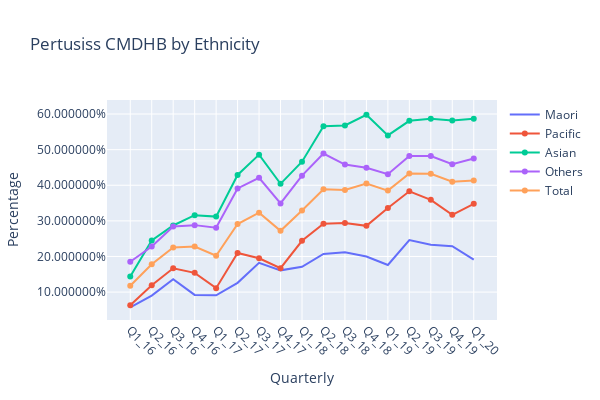

The code cell stored with this chart in its notebook:
### Code cell
import pandas as pd
import matplotlib.pyplot as plt
import plotly.graph_objects as go
import numpy as np
#DHBAll = pd.ExcelFile('G:/Funding Team/Planning/Health Information/HIAT/Michael Files/Antinatal Vaccination/April 2019 to March 2020/For Python.xlsx')
#DHBPert = pd.read_excel(DHBAll, 'Pertussis Graphs', skiprows=5)
CMDHBEthnic = DHBPert[['Maori.1','Pacific.1','Asian.1', 'European_Other.1', 'Total.1']]
CMDHBEthnic=CMDHBEthnic.round(3)
CMDHBEthnic=CMDHBEthnic[:29]

# Declare a list that is to be converted into a column 
Quarter = ['Q1_16', 'Q2_16', 'Q3_16', 'Q4_16','Q1_17', 'Q2_17', 'Q3_17', 'Q4_17','Q1_18', 'Q2_18', 'Q3_18', 'Q4_18','Q1_19', 
           'Q2_19', 'Q3_19', 'Q4_19','Q1_20', 'Q2_20', 'Q3_20', 'Q4_20',
           'Q1_21', 'Q2_21', 'Q3_21', 'Q4_21','Q1_22', 'Q2_22', 'Q3_22', 'Q4_22', 'Q1_23'] 
# Using 'Address' as the column name 
# and equating it to the list 
CMDHBEthnic['Quarter'] = Quarter 
CMDHBEthnic=CMDHBEthnic.dropna()
random_x = CMDHBEthnic["Quarter"].tolist()
# using to_numpy() 
random_y0 = CMDHBEthnic['Maori.1'].tolist()   

random_y1 = CMDHBEthnic['Pacific.1'].tolist()  

random_y2 = CMDHBEthnic['Asian.1'].tolist()   
random_y3 = CMDHBEthnic['European_Other.1'].tolist() 
random_y4 = CMDHBEthnic['Total.1'].tolist() 

import numpy as np

# Create traces
fig = go.Figure()
fig.add_trace(go.Scatter(x=random_x, y=random_y0,
                    mode='lines',
                    name='Maori'))
fig.add_trace(go.Scatter(x=random_x, y=random_y1,
                    mode='lines+markers',
                    name='Pacific'))
fig.add_trace(go.Scatter(x=random_x, y=random_y2,
                    mode='lines+markers',
                    name='Asian'))
fig.add_trace(go.Scatter(x=random_x, y=random_y3,
                    mode='lines+markers',
                    name='Others'))
fig.add_trace(go.Scatter(x=random_x, y=random_y4,
                    mode='lines+markers',
                    name='Total'))
# Edit the layout
fig.update_layout(title='Pertusiss by Ethnicity',
                   xaxis_title='Quarter',
                   yaxis_title='Percentage')

fig.update_layout(xaxis_type='category',
                  title_text='Pertusiss CMDHB by Ethnicity',
                  xaxis_title='Quarterly',
                  yaxis_title='Percentage')
fig.update_xaxes(tickangle=45)
fig.update_yaxes(tickformat="%")
fig.update_layout(showlegend=True)
#fig.update_layout(legend_orientation="h")
fig.update_layout(
    autosize=False,
    width=600,
    height=400,)
fig.show()

### Figure 1 — Plotly figure (JSON) as saved in the notebook; plotly's stock layout.template omitted (floating-point values rounded to 4 significant figures)
{"data": [{"mode": "lines", "name": "Maori", "type": "scatter", "x": ["Q1_16", "Q2_16", "Q3_16", "Q4_16", "Q1_17", "Q2_17", "Q3_17", "Q4_17", "Q1_18", "Q2_18", "Q3_18", "Q4_18", "Q1_19", "Q2_19", "Q3_19", "Q4_19", "Q1_20"], "y": [0.057, 0.09, 0.136, 0.092, 0.091, 0.126, 0.182, 0.161, 0.171, 0.207, 0.212, 0.2, 0.176, 0.246, 0.233, 0.229, 0.191]}, {"mode": "lines+markers", "name": "Pacific", "type": "scatter", "x": ["Q1_16", "Q2_16", "Q3_16", "Q4_16", "Q1_17", "Q2_17", "Q3_17", "Q4_17", "Q1_18", "Q2_18", "Q3_18", "Q4_18", "Q1_19", "Q2_19", "Q3_19", "Q4_19", "Q1_20"], "y": [0.063, 0.119, 0.167, 0.154, 0.111, 0.21, 0.195, 0.167, 0.244, 0.292, 0.294, 0.286, 0.336, 0.383, 0.359, 0.317, 0.348]}, {"mode": "lines+markers", "name": "Asian", "type": "scatter", "x": ["Q1_16", "Q2_16", "Q3_16", "Q4_16", "Q1_17", "Q2_17", "Q3_17", "Q4_17", "Q1_18", "Q2_18", "Q3_18", "Q4_18", "Q1_19", "Q2_19", "Q3_19", "Q4_19", "Q1_20"], "y": [0.144, 0.245, 0.287, 0.316, 0.312, 0.429, 0.486, 0.404, 0.466, 0.566, 0.568, 0.598, 0.54, 0.581, 0.587, 0.582, 0.587]}, {"mode": "lines+markers", "name": "Others", "type": "scatter", "x": ["Q1_16", "Q2_16", "Q3_16", "Q4_16", "Q1_17", "Q2_17", "Q3_17", "Q4_17", "Q1_18", "Q2_18", "Q3_18", "Q4_18", "Q1_19", "Q2_19", "Q3_19", "Q4_19", "Q1_20"], "y": [0.185, 0.228, 0.284, 0.288, 0.281, 0.391, 0.421, 0.349, 0.427, 0.489, 0.458, 0.449, 0.431, 0.482, 0.482, 0.459, 0.475]}, {"mode": "lines+markers", "name": "Total", "type": "scatter", "x": ["Q1_16", "Q2_16", "Q3_16", "Q4_16", "Q1_17", "Q2_17", "Q3_17", "Q4_17", "Q1_18", "Q2_18", "Q3_18", "Q4_18", "Q1_19", "Q2_19", "Q3_19", "Q4_19", "Q1_20"], "y": [0.118, 0.178, 0.225, 0.228, 0.202, 0.291, 0.323, 0.272, 0.329, 0.389, 0.387, 0.405, 0.385, 0.433, 0.432, 0.41, 0.413]}], "layout": {"autosize": false, "height": 400, "showlegend": true, "title": {"text": "Pertusiss CMDHB by Ethnicity"}, "width": 600, "xaxis": {"tickangle": 45, "title": {"text": "Quarterly"}, "type": "category"}, "yaxis": {"tickformat": "%", "title": {"text": "Percentage"}}}}
